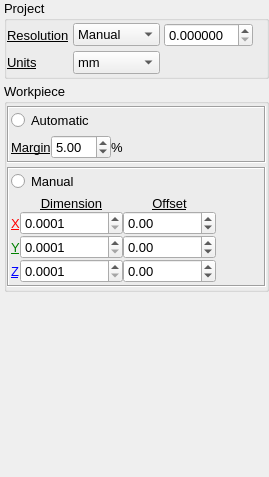
  <widget class="QDockWidget" name="settingsDockWidget">
   <property name="sizePolicy">
    <sizepolicy hsizetype="Preferred" vsizetype="Preferred">
     <horstretch>0</horstretch>
     <verstretch>0</verstretch>
    </sizepolicy>
   </property>
   <property name="features">
    <set>QDockWidget::DockWidgetMovable</set>
   </property>
   <property name="windowTitle">
    <string>Settings</string>
   </property>
   <attribute name="dockWidgetArea">
    <number>1</number>
   </attribute>
   <widget class="QWidget" name="dockWidgetContents_7">
    <layout class="QVBoxLayout" name="verticalLayout_4">
     <property name="spacing">
      <number>4</number>
     </property>
     <property name="leftMargin">
      <number>4</number>
     </property>
     <property name="topMargin">
      <number>0</number>
     </property>
     <property name="rightMargin">
      <number>0</number>
     </property>
     <property name="bottomMargin">
      <number>0</number>
     </property>
     <item>
      <widget class="QGroupBox" name="groupBox_2">
       <property name="font">
        <font>
         <pointsize>10</pointsize>
        </font>
       </property>
       <property name="title">
        <string>Project</string>
       </property>
       <layout class="QVBoxLayout" name="verticalLayout_15">
        <property name="spacing">
         <number>4</number>
        </property>
        <property name="leftMargin">
         <number>0</number>
        </property>
        <property name="topMargin">
         <number>2</number>
        </property>
        <property name="rightMargin">
         <number>0</number>
        </property>
        <property name="bottomMargin">
         <number>2</number>
        </property>
        <item>
         <layout class="QGridLayout" name="gridLayout_8">
          <item row="0" column="2">
           <widget class="QDoubleSpinBox" name="resolutionDoubleSpinBox">
            <property name="sizePolicy">
             <sizepolicy hsizetype="Maximum" vsizetype="Fixed">
              <horstretch>0</horstretch>
              <verstretch>0</verstretch>
             </sizepolicy>
            </property>
            <property name="maximumSize">
             <size>
              <width>100</width>
              <height>16777215</height>
             </size>
            </property>
            <property name="toolTip">
             <string>Renderer resolution</string>
            </property>
            <property name="decimals">
             <number>6</number>
            </property>
           </widget>
          </item>
          <item row="0" column="3">
           <spacer name="horizontalSpacer">
            <property name="orientation">
             <enum>Qt::Horizontal</enum>
            </property>
            <property name="sizeHint" stdset="0">
             <size>
              <width>13</width>
              <height>17</height>
             </size>
            </property>
           </spacer>
          </item>
          <item row="0" column="0">
           <widget class="QLabel" name="label_25">
            <property name="font">
             <font>
              <underline>true</underline>
             </font>
            </property>
            <property name="text">
             <string>Resolution</string>
            </property>
           </widget>
          </item>
          <item row="0" column="1">
           <widget class="QComboBox" name="resolutionComboBox">
            <property name="sizePolicy">
             <sizepolicy hsizetype="Fixed" vsizetype="Fixed">
              <horstretch>0</horstretch>
              <verstretch>0</verstretch>
             </sizepolicy>
            </property>
            <property name="toolTip">
             <string>Renderer resolution presets</string>
            </property>
            <item>
             <property name="text">
              <string>Manual</string>
             </property>
            </item>
            <item>
             <property name="text">
              <string>Low</string>
             </property>
            </item>
            <item>
             <property name="text">
              <string>Medium</string>
             </property>
            </item>
            <item>
             <property name="text">
              <string>High</string>
             </property>
            </item>
            <item>
             <property name="text">
              <string>Very High</string>
             </property>
            </item>
           </widget>
          </item>
          <item row="1" column="0">
           <widget class="QLabel" name="label_26">
            <property name="font">
             <font>
              <underline>true</underline>
             </font>
            </property>
            <property name="text">
             <string>Units</string>
            </property>
           </widget>
          </item>
          <item row="1" column="1">
           <widget class="QComboBox" name="unitsComboBox">
            <item>
             <property name="text">
              <string>mm</string>
             </property>
            </item>
            <item>
             <property name="text">
              <string>inch</string>
             </property>
            </item>
           </widget>
          </item>
         </layout>
        </item>
       </layout>
      </widget>
     </item>
     <item>
      <widget class="QGroupBox" name="groupBox">
       <property name="font">
        <font>
         <pointsize>10</pointsize>
        </font>
       </property>
       <property name="title">
        <string>Workpiece</string>
       </property>
       <layout class="QVBoxLayout" name="verticalLayout_2">
        <property name="spacing">
         <number>4</number>
        </property>
        <property name="leftMargin">
         <number>0</number>
        </property>
        <property name="topMargin">
         <number>2</number>
        </property>
        <property name="rightMargin">
         <number>0</number>
        </property>
        <property name="bottomMargin">
         <number>2</number>
        </property>
        <item>
         <widget class="QFrame" name="frame_3">
          <property name="frameShape">
           <enum>QFrame::Box</enum>
          </property>
          <property name="frameShadow">
           <enum>QFrame::Sunken</enum>
          </property>
          <layout class="QVBoxLayout" name="verticalLayout_26">
           <property name="spacing">
            <number>4</number>
           </property>
           <property name="leftMargin">
            <number>2</number>
           </property>
           <property name="topMargin">
            <number>2</number>
           </property>
           <property name="rightMargin">
            <number>2</number>
           </property>
           <property name="bottomMargin">
            <number>2</number>
           </property>
           <item>
            <widget class="QRadioButton" name="automaticCuboidRadioButton">
             <property name="text">
              <string>Automatic</string>
             </property>
            </widget>
           </item>
           <item>
            <widget class="QFrame" name="automaticCuboidFrame">
             <property name="frameShape">
              <enum>QFrame::NoFrame</enum>
             </property>
             <property name="frameShadow">
              <enum>QFrame::Raised</enum>
             </property>
             <layout class="QVBoxLayout" name="verticalLayout_14">
              <property name="spacing">
               <number>0</number>
              </property>
              <property name="leftMargin">
               <number>0</number>
              </property>
              <property name="topMargin">
               <number>0</number>
              </property>
              <property name="rightMargin">
               <number>0</number>
              </property>
              <property name="bottomMargin">
               <number>0</number>
              </property>
              <item>
               <layout class="QHBoxLayout" name="horizontalLayout_3">
                <item>
                 <widget class="QLabel" name="label_52">
                  <property name="sizePolicy">
                   <sizepolicy hsizetype="Maximum" vsizetype="Preferred">
                    <horstretch>0</horstretch>
                    <verstretch>0</verstretch>
                   </sizepolicy>
                  </property>
                  <property name="font">
                   <font>
                    <underline>true</underline>
                   </font>
                  </property>
                  <property name="text">
                   <string>Margin</string>
                  </property>
                 </widget>
                </item>
                <item>
                 <widget class="QDoubleSpinBox" name="marginDoubleSpinBox">
                  <property name="value">
                   <double>5.000000000000000</double>
                  </property>
                 </widget>
                </item>
                <item>
                 <widget class="QLabel" name="label_3">
                  <property name="text">
                   <string>%</string>
                  </property>
                 </widget>
                </item>
                <item>
                 <spacer name="horizontalSpacer_8">
                  <property name="orientation">
                   <enum>Qt::Horizontal</enum>
                  </property>
                  <property name="sizeHint" stdset="0">
                   <size>
                    <width>68</width>
                    <height>20</height>
                   </size>
                  </property>
                 </spacer>
                </item>
               </layout>
              </item>
             </layout>
            </widget>
           </item>
          </layout>
         </widget>
        </item>
        <item>
         <widget class="QFrame" name="frame_9">
          <property name="frameShape">
           <enum>QFrame::Box</enum>
          </property>
          <property name="frameShadow">
           <enum>QFrame::Sunken</enum>
          </property>
          <layout class="QVBoxLayout" name="verticalLayout_17">
           <property name="spacing">
            <number>4</number>
           </property>
           <property name="leftMargin">
            <number>2</number>
           </property>
           <property name="topMargin">
            <number>2</number>
           </property>
           <property name="rightMargin">
            <number>2</number>
           </property>
           <property name="bottomMargin">
            <number>2</number>
           </property>
           <item>
            <widget class="QRadioButton" name="manualCuboidRadioButton">
             <property name="text">
              <string>Manual</string>
             </property>
            </widget>
           </item>
           <item>
            <widget class="QFrame" name="manualCuboidFrame">
             <property name="enabled">
              <bool>true</bool>
             </property>
             <property name="frameShape">
              <enum>QFrame::NoFrame</enum>
             </property>
             <property name="frameShadow">
              <enum>QFrame::Raised</enum>
             </property>
             <layout class="QVBoxLayout" name="verticalLayout">
              <property name="spacing">
               <number>0</number>
              </property>
              <property name="leftMargin">
               <number>0</number>
              </property>
              <property name="topMargin">
               <number>0</number>
              </property>
              <property name="rightMargin">
               <number>0</number>
              </property>
              <property name="bottomMargin">
               <number>0</number>
              </property>
              <item>
               <layout class="QGridLayout" name="gridLayout_5">
                <item row="0" column="1">
                 <widget class="QLabel" name="label_5">
                  <property name="font">
                   <font>
                    <underline>true</underline>
                   </font>
                  </property>
                  <property name="text">
                   <string>Dimension</string>
                  </property>
                  <property name="alignment">
                   <set>Qt::AlignCenter</set>
                  </property>
                 </widget>
                </item>
                <item row="0" column="2">
                 <widget class="QLabel" name="label_2">
                  <property name="font">
                   <font>
                    <underline>true</underline>
                   </font>
                  </property>
                  <property name="text">
                   <string>Offset</string>
                  </property>
                  <property name="alignment">
                   <set>Qt::AlignCenter</set>
                  </property>
                 </widget>
                </item>
                <item row="1" column="0">
                 <widget class="QLabel" name="label_54">
                  <property name="sizePolicy">
                   <sizepolicy hsizetype="Maximum" vsizetype="Preferred">
                    <horstretch>0</horstretch>
                    <verstretch>0</verstretch>
                   </sizepolicy>
                  </property>
                  <property name="font">
                   <font>
                    <underline>true</underline>
                   </font>
                  </property>
                  <property name="styleSheet">
                   <string notr="true">color:red</string>
                  </property>
                  <property name="text">
                   <string>X</string>
                  </property>
                 </widget>
                </item>
                <item row="1" column="1">
                 <widget class="QDoubleSpinBox" name="xDimDoubleSpinBox">
                  <property name="sizePolicy">
                   <sizepolicy hsizetype="Preferred" vsizetype="Fixed">
                    <horstretch>0</horstretch>
                    <verstretch>0</verstretch>
                   </sizepolicy>
                  </property>
                  <property name="decimals">
                   <number>4</number>
                  </property>
                  <property name="minimum">
                   <double>0.000100000000000</double>
                  </property>
                  <property name="maximum">
                   <double>1000000.000000000000000</double>
                  </property>
                 </widget>
                </item>
                <item row="1" column="2">
                 <widget class="QDoubleSpinBox" name="xOffsetDoubleSpinBox">
                  <property name="sizePolicy">
                   <sizepolicy hsizetype="Preferred" vsizetype="Fixed">
                    <horstretch>0</horstretch>
                    <verstretch>0</verstretch>
                   </sizepolicy>
                  </property>
                  <property name="minimum">
                   <double>-1000000.000000000000000</double>
                  </property>
                  <property name="maximum">
                   <double>1000000.000000000000000</double>
                  </property>
                 </widget>
                </item>
                <item row="1" column="3" rowspan="2">
                 <spacer name="horizontalSpacer_9">
                  <property name="orientation">
                   <enum>Qt::Horizontal</enum>
                  </property>
                  <property name="sizeHint" stdset="0">
                   <size>
                    <width>18</width>
                    <height>20</height>
                   </size>
                  </property>
                 </spacer>
                </item>
                <item row="2" column="0">
                 <widget class="QLabel" name="label_55">
                  <property name="sizePolicy">
                   <sizepolicy hsizetype="Maximum" vsizetype="Preferred">
                    <horstretch>0</horstretch>
                    <verstretch>0</verstretch>
                   </sizepolicy>
                  </property>
                  <property name="font">
                   <font>
                    <underline>true</underline>
                   </font>
                  </property>
                  <property name="styleSheet">
                   <string notr="true">color:green</string>
                  </property>
                  <property name="text">
                   <string>Y</string>
                  </property>
                 </widget>
                </item>
                <item row="2" column="1">
                 <widget class="QDoubleSpinBox" name="yDimDoubleSpinBox">
                  <property name="sizePolicy">
                   <sizepolicy hsizetype="Preferred" vsizetype="Fixed">
                    <horstretch>0</horstretch>
                    <verstretch>0</verstretch>
                   </sizepolicy>
                  </property>
                  <property name="decimals">
                   <number>4</number>
                  </property>
                  <property name="minimum">
                   <double>0.000100000000000</double>
                  </property>
                  <property name="maximum">
                   <double>1000000.000000000000000</double>
                  </property>
                 </widget>
                </item>
                <item row="2" column="2">
                 <widget class="QDoubleSpinBox" name="yOffsetDoubleSpinBox">
                  <property name="sizePolicy">
                   <sizepolicy hsizetype="Preferred" vsizetype="Fixed">
                    <horstretch>0</horstretch>
                    <verstretch>0</verstretch>
                   </sizepolicy>
                  </property>
                  <property name="minimum">
                   <double>-1000000.000000000000000</double>
                  </property>
                  <property name="maximum">
                   <double>1000000.000000000000000</double>
                  </property>
                 </widget>
                </item>
                <item row="3" column="0">
                 <widget class="QLabel" name="label_56">
                  <property name="sizePolicy">
                   <sizepolicy hsizetype="Maximum" vsizetype="Preferred">
                    <horstretch>0</horstretch>
                    <verstretch>0</verstretch>
                   </sizepolicy>
                  </property>
                  <property name="font">
                   <font>
                    <underline>true</underline>
                   </font>
                  </property>
                  <property name="styleSheet">
                   <string notr="true">color:blue</string>
                  </property>
                  <property name="text">
                   <string>Z</string>
                  </property>
                 </widget>
                </item>
                <item row="3" column="1">
                 <widget class="QDoubleSpinBox" name="zDimDoubleSpinBox">
                  <property name="sizePolicy">
                   <sizepolicy hsizetype="Preferred" vsizetype="Fixed">
                    <horstretch>0</horstretch>
                    <verstretch>0</verstretch>
                   </sizepolicy>
                  </property>
                  <property name="decimals">
                   <number>4</number>
                  </property>
                  <property name="minimum">
                   <double>0.000100000000000</double>
                  </property>
                  <property name="maximum">
                   <double>1000000.000000000000000</double>
                  </property>
                 </widget>
                </item>
                <item row="3" column="2">
                 <widget class="QDoubleSpinBox" name="zOffsetDoubleSpinBox">
                  <property name="sizePolicy">
                   <sizepolicy hsizetype="Preferred" vsizetype="Fixed">
                    <horstretch>0</horstretch>
                    <verstretch>0</verstretch>
                   </sizepolicy>
                  </property>
                  <property name="minimum">
                   <double>-1000000.000000000000000</double>
                  </property>
                  <property name="maximum">
                   <double>1000000.000000000000000</double>
                  </property>
                 </widget>
                </item>
               </layout>
              </item>
             </layout>
            </widget>
           </item>
          </layout>
         </widget>
        </item>
       </layout>
      </widget>
     </item>
     <item>
      <spacer name="verticalSpacer">
       <property name="orientation">
        <enum>Qt::Vertical</enum>
       </property>
       <property name="sizeHint" stdset="0">
        <size>
         <width>20</width>
         <height>185</height>
        </size>
       </property>
      </spacer>
     </item>
    </layout>
   </widget>
  </widget>
